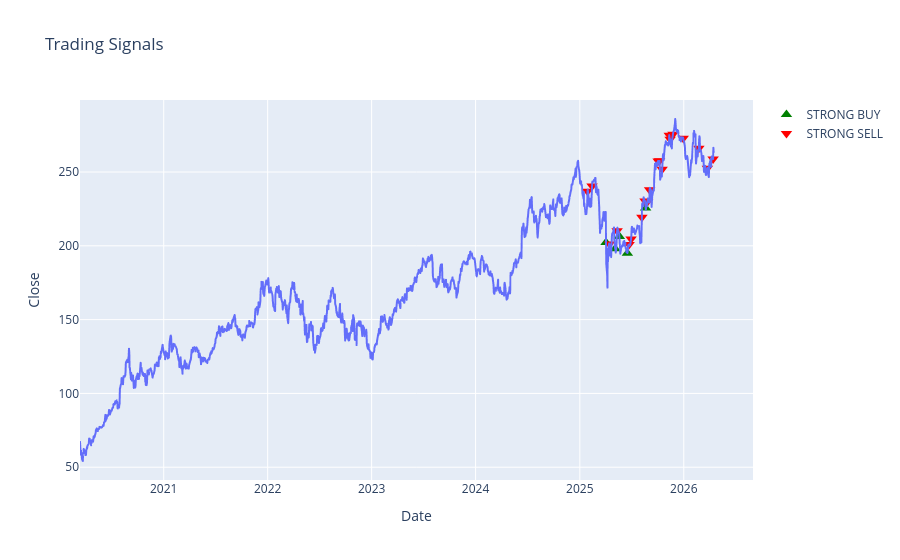

Here is the notebook cell this chart was saved with:
### Code cell
buy = data[data['Final_Signal'] == 'STRONG BUY']
sell = data[data['Final_Signal'] == 'STRONG SELL']

fig = px.line(data, x=data.index, y='Close', title='Trading Signals')
fig.add_scatter(x=buy.index, y=buy['Close'], mode='markers', 
                marker=dict(symbol='triangle-up', size=10, color='green'), 
                name='STRONG BUY')
fig.add_scatter(x=sell.index, y=sell['Close'], mode='markers', 
                marker=dict(symbol='triangle-down', size=10, color='red'), 
                name='STRONG SELL')
fig.show()

### Figure 1 — Plotly figure (JSON) as saved in the notebook; plotly's stock layout.template omitted (floating-point values rounded to 4 significant figures; data arrays with more than 128 entries replaced by an {"elided": "..."} marker saying what was removed)
{"data": [{"hovertemplate": "Date=%{x}<br>Close=%{y}<extra></extra>", "legendgroup": "", "line": {"color": "#636efa", "dash": "solid"}, "marker": {"symbol": "circle"}, "mode": "lines", "name": "", "showlegend": false, "type": "scattergl", "x": {"elided": "1531 str values"}, "xaxis": "x", "y": {"elided": "1531 float values"}, "yaxis": "y"}, {"marker": {"color": "green", "size": 10, "symbol": "triangle-up"}, "mode": "markers", "name": "STRONG BUY", "type": "scatter", "x": ["2025-04-03T00:00:00", "2025-05-05T00:00:00", "2025-05-20T00:00:00", "2025-06-17T00:00:00", "2025-08-20T00:00:00"], "y": [202.3, 198.0, 206.2, 195.0, 225.6]}, {"marker": {"color": "red", "size": 10, "symbol": "triangle-down"}, "mode": "markers", "name": "STRONG SELL", "type": "scatter", "x": ["2025-01-28T00:00:00", "2025-02-13T00:00:00", "2025-04-15T00:00:00", "2025-05-12T00:00:00", "2025-06-23T00:00:00", "2025-06-30T00:00:00", "2025-08-07T00:00:00", "2025-08-18T00:00:00", "2025-08-27T00:00:00", "2025-09-03T00:00:00", "2025-10-03T00:00:00", "2025-10-08T00:00:00", "2025-10-17T00:00:00", "2025-11-11T00:00:00", "2025-11-14T00:00:00", "2025-11-24T00:00:00", "2025-12-30T00:00:00", "2026-02-23T00:00:00", "2026-03-25T00:00:00", "2026-04-14T00:00:00"], "y": [237.0, 240.5, 201.3, 210.2, 200.9, 204.5, 219.4, 230.5, 230.1, 238.0, 257.5, 257.6, 251.8, 275.0, 272.2, 275.7, 272.8, 266.2, 252.6, 258.8]}], "layout": {"legend": {"tracegroupgap": 0}, "title": {"text": "Trading Signals"}, "xaxis": {"anchor": "y", "domain": [0, 1], "title": {"text": "Date"}}, "yaxis": {"anchor": "x", "domain": [0, 1], "title": {"text": "Close"}}}}
